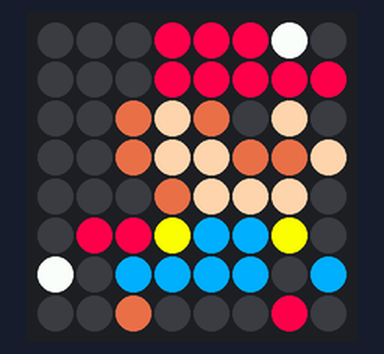
Recording of a program running on a simulated Raspberry Pi (BCM pin numbers) with a Sense HAT. Shown: the Sense HAT's 8×8 RGB LED matrix.

Above: at 0.1 s.
At 1.1 s:
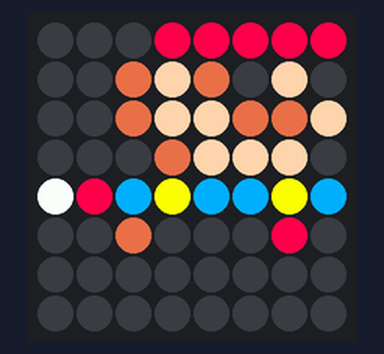

Measured:
- what the display in image 1 shows lasts 1.0 s, from 1.0 s to 2.0 s

The program:

mario.py
```python
from sense_hat import SenseHat
from time import sleep
import sys
import os

sense = SenseHat()

Bk = (0,0,0)
Wh = (255,255,255)
Rd = (255, 0, 77)
Bl = (41, 173, 255)
Br = (187, 90, 59)
Pk = (255, 208, 174)
Yl = (250, 252, 44)

mario = [
    Bk, Bk, Bk, Rd, Rd, Rd, Wh, Bk,
    Bk, Bk, Bk, Rd, Rd, Rd, Rd, Rd,
    Bk, Bk, Br, Pk, Br, Bk, Pk, Bk,
    Bk, Bk, Br, Pk, Pk, Br, Br, Pk,
    Bk, Bk, Bk, Br, Pk, Pk, Pk, Bk,
    Bk, Rd, Rd, Yl, Bl, Bl, Yl, Bk,
    Wh, Bk, Bl, Bl, Bl, Bl, Bk, Bl,
    Bk, Bk, Br, Bk, Bk, Bk, Rd, Bk

]

mario_jump = [
    Bk, Bk, Bk, Rd, Rd, Rd, Rd, Rd,
    Bk, Bk, Br, Pk, Br, Bk, Pk, Bk,
    Bk, Bk, Br, Pk, Pk, Br, Br, Pk,
    Bk, Bk, Bk, Br, Pk, Pk, Pk, Bk,
    Wh, Rd, Bl, Yl, Bl, Bl, Yl, Bl,
    Bk, Bk, Br, Bk, Bk, Bk, Rd, Bk,
    Bk, Bk, Bk, Bk, Bk, Bk, Bk, Bk,
    Bk, Bk, Bk, Bk, Bk, Bk, Bk, Bk
]

jump = False;

while True:
  try:
    if jump:
      sense.set_pixels(mario_jump)
    else :
      sense.set_pixels(mario)

    sleep(1)
    jump = True if (jump == False) else False

  except KeyboardInterrupt:
    print('Interrupted')
    sense.clear()
    try:
        sys.exit(0)
    except SystemExit:
        os._exit(0)

sense.clear()
```
